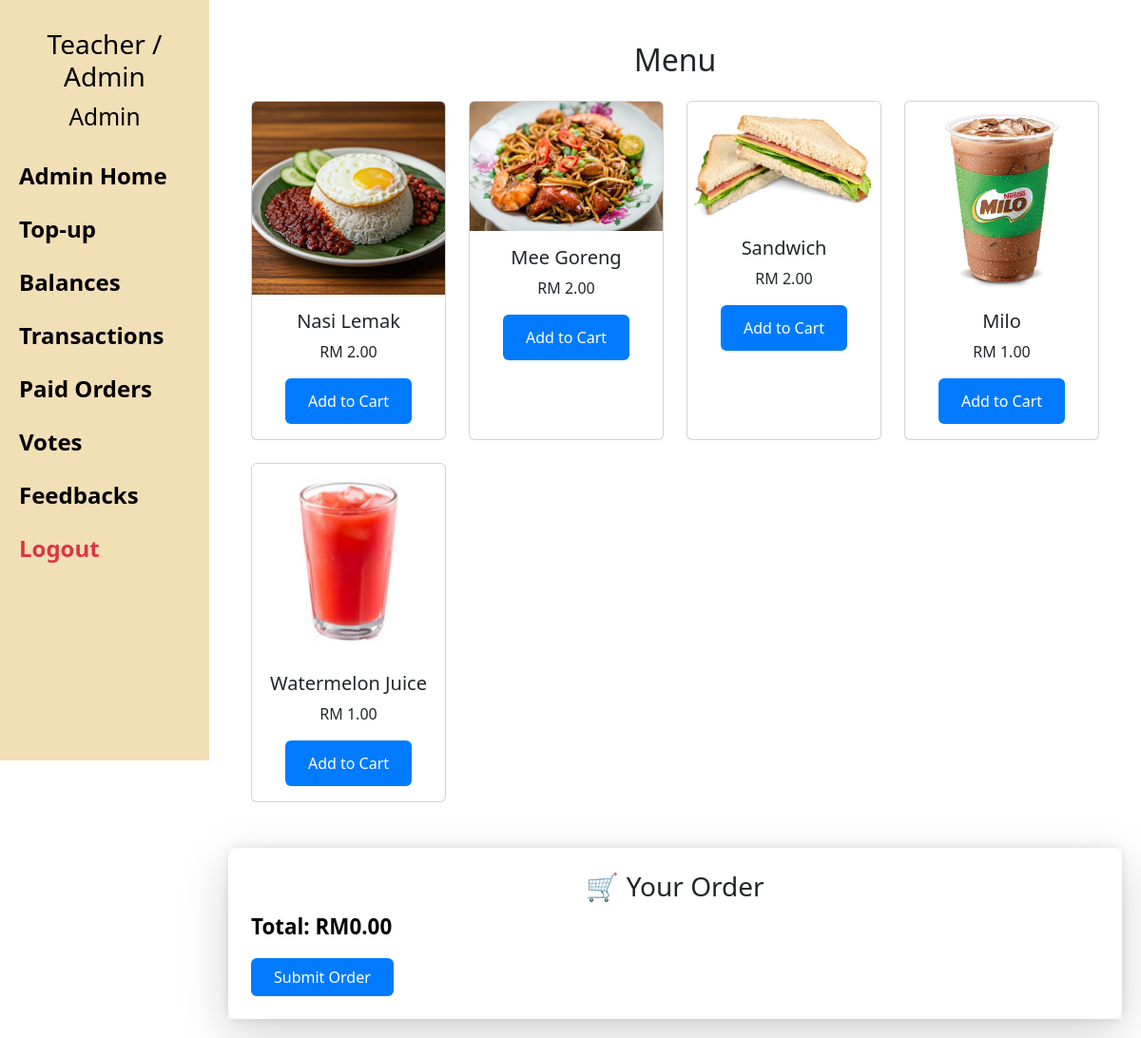
The app's page /order (signed in) with its own data.
### models.py (models this page shows)
class StudentInfo(db.Model, UserMixin):
    __tablename__ = 'student_info'
    id = db.Column(db.Integer, primary_key=True)
    name = db.Column(db.String(100))
    ic_last4 = db.Column(db.String(4), unique=True)
    pin = db.Column(db.String(4), nullable=False)  # PIN for login
    password = db.Column(db.String(10),)  # Password for admin login
    role = db.Column(db.String(10), default='student')  # 'admin' or 'student'
    balance = db.Column(db.Integer, default=0)
    frozen = db.Column(db.Boolean, default=False)

class MenuItem(db.Model):
    __tablename__ = 'menu_item'
    id = db.Column(db.Integer, primary_key=True)
    name = db.Column(db.String(100))
    price = db.Column(db.Float)
    category = db.Column(db.String(50))
    image_filename = db.Column(db.String(100))

### app.py (the view, shortened to what this page needs)
@app.route("/order", methods=["GET", "POST"])
@login_required
def order():
    items = MenuItem.query.all()
    categories = list({item.category for item in items if item.category})
    return render_template("order.html", items=items, categories=categories)

### app.py (called while the page is built)
@app.before_request
def make_session_non_permanent():
    session.permanent = False

@login_manager.user_loader
def load_user(user_id):
    return StudentInfo.query.get(int(user_id))

@app.context_processor
def inject_user():
    return {'user': current_user}

### templates/order.html (shortened to what this page needs)
{% extends "base.html" %}
{% block content %}
<div class="flex">
  <main class="flex-grow p-4">
    <h2 class="text-center mb-4">Menu</h2>
    <div class="row">
      {% for item in items %}
      <div class="col-md-3 mb-4">
        <div class="card h-100 text-center">
          {% if item.image_filename %}
            <img src="{{ url_for('static', filename='images/' + item.image_filename) }}" class="card-img-top" alt="{{ item.name }}">
          {% else %}
            <div class="p-4 text-muted">No image available</div>
          {% endif %}
          <div class="card-body">
            <h5 class="card-title">{{ item.name }}</h5>
            <p class="card-text">RM {{ "%.2f"|format(item.price) }}</p>
            <button onclick="addToCart({{ item.id }}, '{{ item.name }}', {{ item.price }})" class="bg-green-500 hover:bg-green-600 text-white px-4 py-2.5 rounded">Add to Cart</button>
          </div>
        </div>
      </div>
      {% endfor %}
    </div>
  </main>
</div>
<div id="cart-bar" class="fixed bottom-0 left-0 w-full bg-white shadow-lg border-t z-50 sticky-top">
  <div class="container mx-auto p-4">
    <h3 class="text-xl font-bold mb-2">🛒 Your Order</h3>
    <p id="cart-total" class="boldfont">Total: RM0.00</p>
    <form id="order-form" action="{{ url_for('order') }}" method="POST">
      <button type="submit" onclick="return prepareOrderSubmission()" class="bg-green-500 hover:bg-green-600 text-white px-4 py-2 rounded">
        Submit Order
      </button>
    </form>
  </div>
</div>
{% endblock %}

### templates/base.html (shortened to what this page needs)
<!DOCTYPE html>
<html lang="en" xml:lang="en">
<head>
  <link rel="stylesheet" href="/static/style.css" />
  <link rel="stylesheet" href="https://stackpath.bootstrapcdn.com/bootstrap/4.4.1/css/bootstrap.min.css"
 />
  <link rel="stylesheet" href="https://stackpath.bootstrapcdn.com/font-awesome/4.7.0/css/font-awesome.min.css"
 />
  <link rel="stylesheet" href="https://cdn.jsdelivr.net/npm/bootstrap@5.3.0/dist/css/bootstrap.min.css">
</head>
<body>
  {% if user.is_authenticated %}
    <div class="wrapper">
      <div class="sidenav" id="sidebar">
        <div class="user-info">
          {% if user.is_authenticated %}
            <h3>{{ user.name }}</h3>
            <h3><small>{{ user.role|capitalize }}</small></h3>
          {% endif %}
        </div>
        {% if user.is_authenticated %}
          {% if user.role == 'student' %}
              <br>
              <br>
              <a href="{{ url_for('student_dashboard') }}">Dashboard</a>
              <a href="{{ url_for('order') }}">Order</a>
              <a href="{{ url_for('payment') }}">Payment</a>
              <a href="{{ url_for('vote') }}">Vote</a>
              <a href="{{ url_for('feedback') }}">Feedback</a>
          {% elif user.role == 'admin' %}
              <a href="{{ url_for('admin_dashboard') }}">Admin Home</a>
              <a href="{{ url_for('topup') }}">Top-up</a>
              <a href="{{ url_for('student_balances') }}">Balances</a>
              <a href="{{ url_for('transactions') }}">Transactions</a>
              <a href="{{ url_for('paid_orders') }}">Paid Orders</a>
              <a href="{{ url_for('vote') }}">Votes</a>
              <a href="{{ url_for('feedback') }}">Feedbacks</a>
          {% endif %}
        <a href="{{ url_for('logout') }}" class="text-danger">Logout</a>
        {% endif %}
      </div>
    </div>
  {% endif %}
  <div class="main">
  {% block content %}{% endblock %}
</div>
</body>
</html>

### static/style.css (style rules this page uses)
.sidenav { width: 220px; background-color: #f1dfb6; color: black; padding-top: 20px; position: sticky; top: 0; height: 100vh; overflow-y: auto; flex-shrink: 0; transition: transform 0.3s ease-in-out; z-index: 1000; }
.sidenav a { padding: 10px 20px; display: block; color: black; text-decoration: none; font-size: 24px; font-weight: bold; }
.wrapper { display: flex; width: auto; }
.main { flex-grow: 1; padding: 20px; }
.sidenav .user-info { padding: 10px 20px; font-weight: bold; text-align: center; }
body { font-family: Arial, sans-serif; background-color: #f5f5f5; display: flex; min-height: 100vh; margin: 0; padding: 0; }
.container { padding: 20px; max-width: 90vw; margin: auto; background: white; border-radius: 10px; box-shadow: 0 0 10px rgba(0,0,0,0.1); touch-action: manipulation; }
h2, h3 { color: #333; text-align: center; font-size: 1.8em; }
.boldfont { color: black; font-size: 1.4em; font-weight: bold; }
button { padding: 12px 20px; background-color: #007BFF; color: white; border: none; border-radius: 10px; text-decoration: none; font-size: 1.1em; cursor: pointer; display: inline-block; margin-top: 10px; }
.flex { display: flex; flex-direction: row; }
.sticky-top { position: sticky; top: 0; z-index: 1020; }

### records on screen
StudentInfo: name "Teacher / Admin", role "Admin"
MenuItem: image_filename (picture), name "Nasi Lemak", price "2.00"
MenuItem: image_filename (picture), name "Mee Goreng", price "2.00"
MenuItem: image_filename (picture), name "Sandwich", price "2.00"
MenuItem: image_filename (picture), name "Milo", price "1.00"
MenuItem: image_filename (picture), name "Watermelon Juice", price "1.00"
